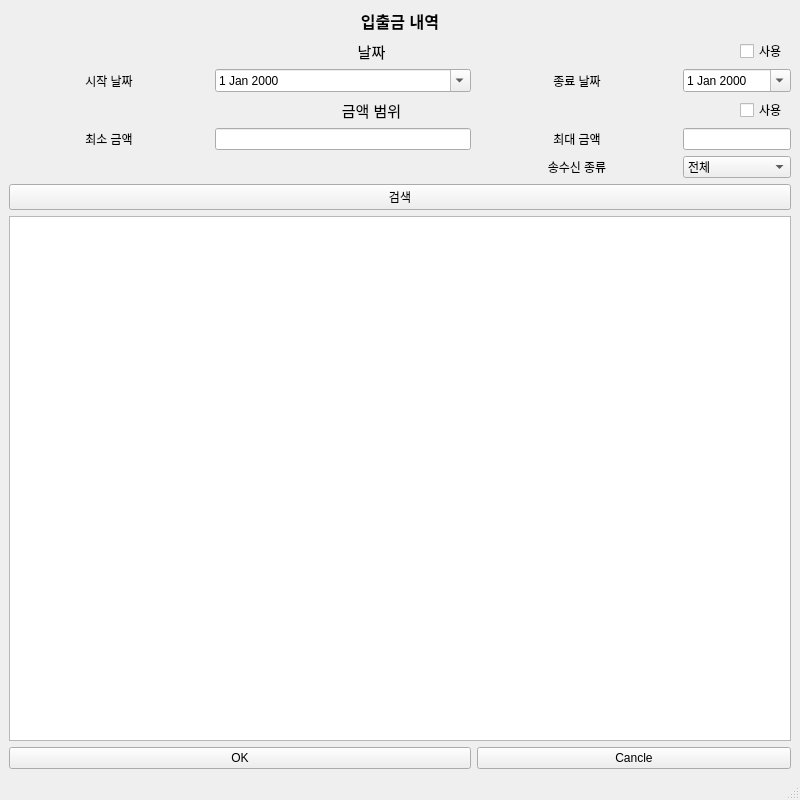
<?xml version="1.0" encoding="UTF-8"?>
<ui version="4.0">
 <class>UserHistoryWindow</class>
 <widget class="QMainWindow" name="UserHistoryWindow">
  <property name="geometry">
   <rect>
    <x>0</x>
    <y>0</y>
    <width>800</width>
    <height>800</height>
   </rect>
  </property>
  <property name="windowTitle">
   <string>MainWindow</string>
  </property>
  <widget class="QWidget" name="centralwidget">
   <layout class="QVBoxLayout" name="verticalLayout">
    <item>
     <layout class="QGridLayout" name="gridLayout">
      <item row="3" column="2">
       <widget class="QDateEdit" name="dateEdit">
        <property name="calendarPopup">
         <bool>true</bool>
        </property>
       </widget>
      </item>
      <item row="1" column="0" colspan="5">
       <widget class="QLabel" name="label_3">
        <property name="font">
         <font>
          <pointsize>11</pointsize>
         </font>
        </property>
        <property name="text">
         <string>날짜</string>
        </property>
        <property name="alignment">
         <set>Qt::AlignmentFlag::AlignCenter</set>
        </property>
       </widget>
      </item>
      <item row="7" column="2">
       <widget class="QLineEdit" name="lineEdit_3"/>
      </item>
      <item row="7" column="3">
       <widget class="QLabel" name="label_8">
        <property name="text">
         <string>최대 금액</string>
        </property>
        <property name="alignment">
         <set>Qt::AlignmentFlag::AlignCenter</set>
        </property>
       </widget>
      </item>
      <item row="7" column="0" colspan="2">
       <widget class="QLabel" name="label_7">
        <property name="text">
         <string>최소 금액</string>
        </property>
        <property name="alignment">
         <set>Qt::AlignmentFlag::AlignCenter</set>
        </property>
       </widget>
      </item>
      <item row="6" column="0" colspan="5">
       <widget class="QLabel" name="label_6">
        <property name="font">
         <font>
          <pointsize>11</pointsize>
         </font>
        </property>
        <property name="text">
         <string>금액 범위</string>
        </property>
        <property name="alignment">
         <set>Qt::AlignmentFlag::AlignCenter</set>
        </property>
       </widget>
      </item>
      <item row="12" column="0" colspan="3">
       <widget class="QPushButton" name="pushButton">
        <property name="text">
         <string>OK</string>
        </property>
       </widget>
      </item>
      <item row="9" column="3">
       <widget class="QLabel" name="label_2">
        <property name="text">
         <string>송수신 종류</string>
        </property>
        <property name="alignment">
         <set>Qt::AlignmentFlag::AlignCenter</set>
        </property>
       </widget>
      </item>
      <item row="3" column="3">
       <widget class="QLabel" name="label_5">
        <property name="minimumSize">
         <size>
          <width>200</width>
          <height>0</height>
         </size>
        </property>
        <property name="text">
         <string>종료 날짜</string>
        </property>
        <property name="alignment">
         <set>Qt::AlignmentFlag::AlignCenter</set>
        </property>
       </widget>
      </item>
      <item row="3" column="0" colspan="2">
       <widget class="QLabel" name="label_4">
        <property name="minimumSize">
         <size>
          <width>200</width>
          <height>0</height>
         </size>
        </property>
        <property name="text">
         <string>시작 날짜</string>
        </property>
        <property name="alignment">
         <set>Qt::AlignmentFlag::AlignCenter</set>
        </property>
       </widget>
      </item>
      <item row="1" column="5">
       <widget class="QCheckBox" name="checkBox">
        <property name="text">
         <string>사용</string>
        </property>
       </widget>
      </item>
      <item row="6" column="5">
       <widget class="QCheckBox" name="checkBox_2">
        <property name="text">
         <string>사용</string>
        </property>
       </widget>
      </item>
      <item row="7" column="4" colspan="2">
       <widget class="QLineEdit" name="lineEdit_4"/>
      </item>
      <item row="3" column="4" colspan="2">
       <widget class="QDateEdit" name="dateEdit_2">
        <property name="calendarPopup">
         <bool>true</bool>
        </property>
       </widget>
      </item>
      <item row="0" column="0" colspan="6">
       <widget class="QLabel" name="label">
        <property name="font">
         <font>
          <pointsize>12</pointsize>
          <bold>true</bold>
         </font>
        </property>
        <property name="text">
         <string>입출금 내역</string>
        </property>
        <property name="alignment">
         <set>Qt::AlignmentFlag::AlignCenter</set>
        </property>
       </widget>
      </item>
      <item row="10" column="0" colspan="6">
       <widget class="QPushButton" name="pushButton_3">
        <property name="text">
         <string>검색</string>
        </property>
       </widget>
      </item>
      <item row="11" column="0" colspan="6">
       <widget class="QTableWidget" name="tableWidget"/>
      </item>
      <item row="12" column="3" colspan="3">
       <widget class="QPushButton" name="pushButton_2">
        <property name="text">
         <string>Cancle</string>
        </property>
       </widget>
      </item>
      <item row="9" column="4" colspan="2">
       <widget class="QComboBox" name="comboBox">
        <property name="layoutDirection">
         <enum>Qt::LayoutDirection::LeftToRight</enum>
        </property>
        <property name="sizeAdjustPolicy">
         <enum>QComboBox::SizeAdjustPolicy::AdjustToContents</enum>
        </property>
        <item>
         <property name="text">
          <string>전체</string>
         </property>
        </item>
        <item>
         <property name="text">
          <string>송금</string>
         </property>
        </item>
        <item>
         <property name="text">
          <string>입금</string>
         </property>
        </item>
       </widget>
      </item>
     </layout>
    </item>
   </layout>
  </widget>
  <widget class="QMenuBar" name="menubar">
   <property name="geometry">
    <rect>
     <x>0</x>
     <y>0</y>
     <width>800</width>
     <height>22</height>
    </rect>
   </property>
  </widget>
  <widget class="QStatusBar" name="statusbar"/>
 </widget>
 <resources/>
 <connections/>
</ui>
